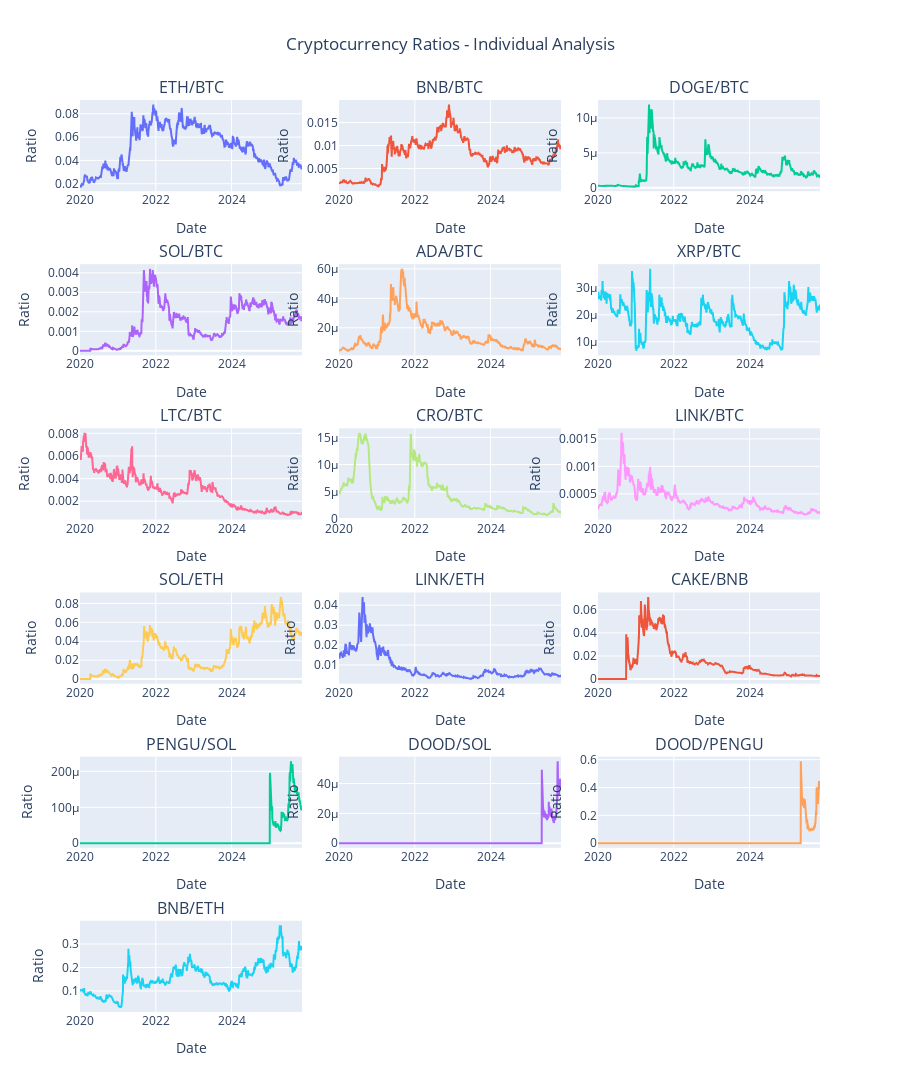

Here is the notebook cell this chart was saved with:
### Code cell
# plot ratios for each pair in the ratios list using subplots
import plotly.graph_objects as go
from plotly.subplots import make_subplots

# Calculate number of rows and columns for subplots
n_ratios = len(ratios_list)
n_cols = 3  # 3 columns
n_rows = (n_ratios + n_cols - 1) // n_cols  # Calculate rows needed

# Create subplots
fig = make_subplots(
    rows=n_rows, 
    cols=n_cols,
    subplot_titles=[f'{ratio}' for ratio in ratios_list],
    vertical_spacing=0.08,
    horizontal_spacing=0.05
)

# Add each ratio as a separate subplot
for i, ratio in enumerate(ratios_list):
    row = (i // n_cols) + 1
    col = (i % n_cols) + 1
    
    fig.add_trace(
        go.Scatter(
            x=ratios_df.index,
            y=ratios_df[ratio],
            mode='lines',
            name=ratio,
            line=dict(width=2),
            showlegend=False
        ),
        row=row, col=col
    )
    
    # Update y-axis title for each subplot
    fig.update_yaxes(title_text="Ratio", row=row, col=col)
    fig.update_xaxes(title_text="Date", row=row, col=col)

# Update layout
fig.update_layout(
    title_text="Cryptocurrency Ratios - Individual Analysis",
    title_x=0.5,
    height=300 * n_rows,  # Adjust height based on number of rows
    showlegend=False
)

fig.show()

### Figure 1 — Plotly figure (JSON) as saved in the notebook; plotly's stock layout.template omitted (floating-point values rounded to 4 significant figures; data arrays with more than 128 entries replaced by an {"elided": "..."} marker saying what was removed)
{"data": [{"line": {"width": 2}, "mode": "lines", "name": "ETH/BTC", "showlegend": false, "type": "scatter", "x": {"elided": "2141 str values"}, "xaxis": "x", "y": {"elided": "2141 float values"}, "yaxis": "y"}, {"line": {"width": 2}, "mode": "lines", "name": "BNB/BTC", "showlegend": false, "type": "scatter", "x": {"elided": "2141 str values"}, "xaxis": "x2", "y": {"elided": "2141 float values"}, "yaxis": "y2"}, {"line": {"width": 2}, "mode": "lines", "name": "DOGE/BTC", "showlegend": false, "type": "scatter", "x": {"elided": "2141 str values"}, "xaxis": "x3", "y": {"elided": "2141 float values"}, "yaxis": "y3"}, {"line": {"width": 2}, "mode": "lines", "name": "SOL/BTC", "showlegend": false, "type": "scatter", "x": {"elided": "2141 str values"}, "xaxis": "x4", "y": {"elided": "2141 float values"}, "yaxis": "y4"}, {"line": {"width": 2}, "mode": "lines", "name": "ADA/BTC", "showlegend": false, "type": "scatter", "x": {"elided": "2141 str values"}, "xaxis": "x5", "y": {"elided": "2141 float values"}, "yaxis": "y5"}, {"line": {"width": 2}, "mode": "lines", "name": "XRP/BTC", "showlegend": false, "type": "scatter", "x": {"elided": "2141 str values"}, "xaxis": "x6", "y": {"elided": "2141 float values"}, "yaxis": "y6"}, {"line": {"width": 2}, "mode": "lines", "name": "LTC/BTC", "showlegend": false, "type": "scatter", "x": {"elided": "2141 str values"}, "xaxis": "x7", "y": {"elided": "2141 float values"}, "yaxis": "y7"}, {"line": {"width": 2}, "mode": "lines", "name": "CRO/BTC", "showlegend": false, "type": "scatter", "x": {"elided": "2141 str values"}, "xaxis": "x8", "y": {"elided": "2141 float values"}, "yaxis": "y8"}, {"line": {"width": 2}, "mode": "lines", "name": "LINK/BTC", "showlegend": false, "type": "scatter", "x": {"elided": "2141 str values"}, "xaxis": "x9", "y": {"elided": "2141 float values"}, "yaxis": "y9"}, {"line": {"width": 2}, "mode": "lines", "name": "SOL/ETH", "showlegend": false, "type": "scatter", "x": {"elided": "2141 str values"}, "xaxis": "x10", "y": {"elided": "2141 float values"}, "yaxis": "y10"}, {"line": {"width": 2}, "mode": "lines", "name": "LINK/ETH", "showlegend": false, "type": "scatter", "x": {"elided": "2141 str values"}, "xaxis": "x11", "y": {"elided": "2141 float values"}, "yaxis": "y11"}, {"line": {"width": 2}, "mode": "lines", "name": "CAKE/BNB", "showlegend": false, "type": "scatter", "x": {"elided": "2141 str values"}, "xaxis": "x12", "y": {"elided": "2141 float values"}, "yaxis": "y12"}, {"line": {"width": 2}, "mode": "lines", "name": "PENGU/SOL", "showlegend": false, "type": "scatter", "x": {"elided": "2141 str values"}, "xaxis": "x13", "y": {"elided": "2141 float values"}, "yaxis": "y13"}, {"line": {"width": 2}, "mode": "lines", "name": "DOOD/SOL", "showlegend": false, "type": "scatter", "x": {"elided": "2141 str values"}, "xaxis": "x14", "y": {"elided": "2141 float values"}, "yaxis": "y14"}, {"line": {"width": 2}, "mode": "lines", "name": "DOOD/PENGU", "showlegend": false, "type": "scatter", "x": {"elided": "2141 str values"}, "xaxis": "x15", "y": {"elided": "2141 float values"}, "yaxis": "y15"}, {"line": {"width": 2}, "mode": "lines", "name": "BNB/ETH", "showlegend": false, "type": "scatter", "x": {"elided": "2141 str values"}, "xaxis": "x16", "y": {"elided": "2141 float values"}, "yaxis": "y16"}], "layout": {"annotations": [{"font": {"size": 16}, "showarrow": false, "text": "ETH/BTC", "x": 0.15, "xanchor": "center", "xref": "paper", "y": 1.0, "yanchor": "bottom", "yref": "paper"}, {"font": {"size": 16}, "showarrow": false, "text": "BNB/BTC", "x": 0.5, "xanchor": "center", "xref": "paper", "y": 1.0, "yanchor": "bottom", "yref": "paper"}, {"font": {"size": 16}, "showarrow": false, "text": "DOGE/BTC", "x": 0.85, "xanchor": "center", "xref": "paper", "y": 1.0, "yanchor": "bottom", "yref": "paper"}, {"font": {"size": 16}, "showarrow": false, "text": "SOL/BTC", "x": 0.15, "xanchor": "center", "xref": "paper", "y": 0.82, "yanchor": "bottom", "yref": "paper"}, {"font": {"size": 16}, "showarrow": false, "text": "ADA/BTC", "x": 0.5, "xanchor": "center", "xref": "paper", "y": 0.82, "yanchor": "bottom", "yref": "paper"}, {"font": {"size": 16}, "showarrow": false, "text": "XRP/BTC", "x": 0.85, "xanchor": "center", "xref": "paper", "y": 0.82, "yanchor": "bottom", "yref": "paper"}, {"font": {"size": 16}, "showarrow": false, "text": "LTC/BTC", "x": 0.15, "xanchor": "center", "xref": "paper", "y": 0.64, "yanchor": "bottom", "yref": "paper"}, {"font": {"size": 16}, "showarrow": false, "text": "CRO/BTC", "x": 0.5, "xanchor": "center", "xref": "paper", "y": 0.64, "yanchor": "bottom", "yref": "paper"}, {"font": {"size": 16}, "showarrow": false, "text": "LINK/BTC", "x": 0.85, "xanchor": "center", "xref": "paper", "y": 0.64, "yanchor": "bottom", "yref": "paper"}, {"font": {"size": 16}, "showarrow": false, "text": "SOL/ETH", "x": 0.15, "xanchor": "center", "xref": "paper", "y": 0.46, "yanchor": "bottom", "yref": "paper"}, {"font": {"size": 16}, "showarrow": false, "text": "LINK/ETH", "x": 0.5, "xanchor": "center", "xref": "paper", "y": 0.46, "yanchor": "bottom", "yref": "paper"}, {"font": {"size": 16}, "showarrow": false, "text": "CAKE/BNB", "x": 0.85, "xanchor": "center", "xref": "paper", "y": 0.46, "yanchor": "bottom", "yref": "paper"}, {"font": {"size": 16}, "showarrow": false, "text": "PENGU/SOL", "x": 0.15, "xanchor": "center", "xref": "paper", "y": 0.28, "yanchor": "bottom", "yref": "paper"}, {"font": {"size": 16}, "showarrow": false, "text": "DOOD/SOL", "x": 0.5, "xanchor": "center", "xref": "paper", "y": 0.28, "yanchor": "bottom", "yref": "paper"}, {"font": {"size": 16}, "showarrow": false, "text": "DOOD/PENGU", "x": 0.85, "xanchor": "center", "xref": "paper", "y": 0.28, "yanchor": "bottom", "yref": "paper"}, {"font": {"size": 16}, "showarrow": false, "text": "BNB/ETH", "x": 0.15, "xanchor": "center", "xref": "paper", "y": 0.1, "yanchor": "bottom", "yref": "paper"}], "height": 1800, "showlegend": false, "title": {"text": "Cryptocurrency Ratios - Individual Analysis", "x": 0.5}, "xaxis": {"anchor": "y", "domain": [0, 0.3], "title": {"text": "Date"}}, "xaxis10": {"anchor": "y10", "domain": [0, 0.3], "title": {"text": "Date"}}, "xaxis11": {"anchor": "y11", "domain": [0.35, 0.65], "title": {"text": "Date"}}, "xaxis12": {"anchor": "y12", "domain": [0.7, 1], "title": {"text": "Date"}}, "xaxis13": {"anchor": "y13", "domain": [0, 0.3], "title": {"text": "Date"}}, "xaxis14": {"anchor": "y14", "domain": [0.35, 0.65], "title": {"text": "Date"}}, "xaxis15": {"anchor": "y15", "domain": [0.7, 1], "title": {"text": "Date"}}, "xaxis16": {"anchor": "y16", "domain": [0, 0.3], "title": {"text": "Date"}}, "xaxis17": {"anchor": "y17", "domain": [0.35, 0.65]}, "xaxis18": {"anchor": "y18", "domain": [0.7, 1]}, "xaxis2": {"anchor": "y2", "domain": [0.35, 0.65], "title": {"text": "Date"}}, "xaxis3": {"anchor": "y3", "domain": [0.7, 1], "title": {"text": "Date"}}, "xaxis4": {"anchor": "y4", "domain": [0, 0.3], "title": {"text": "Date"}}, "xaxis5": {"anchor": "y5", "domain": [0.35, 0.65], "title": {"text": "Date"}}, "xaxis6": {"anchor": "y6", "domain": [0.7, 1], "title": {"text": "Date"}}, "xaxis7": {"anchor": "y7", "domain": [0, 0.3], "title": {"text": "Date"}}, "xaxis8": {"anchor": "y8", "domain": [0.35, 0.65], "title": {"text": "Date"}}, "xaxis9": {"anchor": "y9", "domain": [0.7, 1], "title": {"text": "Date"}}, "yaxis": {"anchor": "x", "domain": [0.9, 1.0], "title": {"text": "Ratio"}}, "yaxis10": {"anchor": "x10", "domain": [0.36, 0.46], "title": {"text": "Ratio"}}, "yaxis11": {"anchor": "x11", "domain": [0.36, 0.46], "title": {"text": "Ratio"}}, "yaxis12": {"anchor": "x12", "domain": [0.36, 0.46], "title": {"text": "Ratio"}}, "yaxis13": {"anchor": "x13", "domain": [0.18, 0.28], "title": {"text": "Ratio"}}, "yaxis14": {"anchor": "x14", "domain": [0.18, 0.28], "title": {"text": "Ratio"}}, "yaxis15": {"anchor": "x15", "domain": [0.18, 0.28], "title": {"text": "Ratio"}}, "yaxis16": {"anchor": "x16", "domain": [0, 0.1], "title": {"text": "Ratio"}}, "yaxis17": {"anchor": "x17", "domain": [0, 0.1]}, "yaxis18": {"anchor": "x18", "domain": [0, 0.1]}, "yaxis2": {"anchor": "x2", "domain": [0.9, 1.0], "title": {"text": "Ratio"}}, "yaxis3": {"anchor": "x3", "domain": [0.9, 1.0], "title": {"text": "Ratio"}}, "yaxis4": {"anchor": "x4", "domain": [0.72, 0.82], "title": {"text": "Ratio"}}, "yaxis5": {"anchor": "x5", "domain": [0.72, 0.82], "title": {"text": "Ratio"}}, "yaxis6": {"anchor": "x6", "domain": [0.72, 0.82], "title": {"text": "Ratio"}}, "yaxis7": {"anchor": "x7", "domain": [0.54, 0.64], "title": {"text": "Ratio"}}, "yaxis8": {"anchor": "x8", "domain": [0.54, 0.64], "title": {"text": "Ratio"}}, "yaxis9": {"anchor": "x9", "domain": [0.54, 0.64], "title": {"text": "Ratio"}}}}
